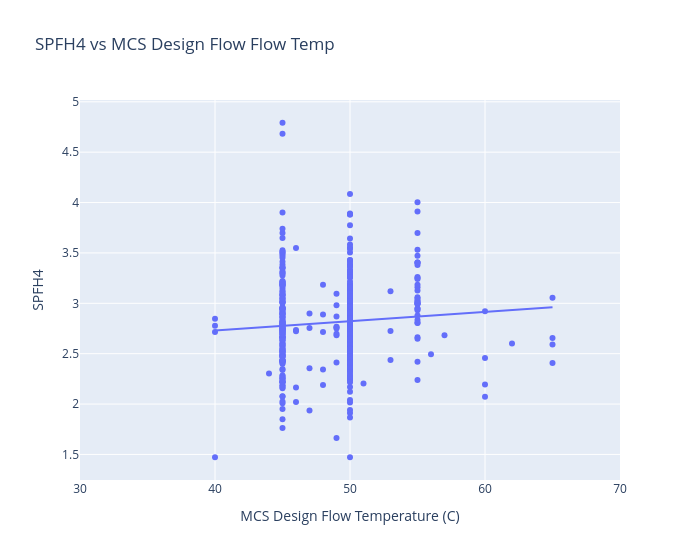

Source (notebook cell):
### Code cell
px.scatter(homes_with_features[homes_with_features["MCS_Flow_Temp"] > 0], x="MCS_Flow_Temp", y="SPFH4_selected_window", title = "SPFH4 vs MCS Design Flow Flow Temp",
           labels={
                     "MCS_Flow_Temp": "MCS Design Flow Temperature (C)",
                     "SPFH4_selected_window": "SPFH4",
                 }, trendline="ols", width=700, range_x=[30,70])

### Figure 1 — Plotly figure (JSON) as saved in the notebook; plotly's stock layout.template omitted (floating-point values rounded to 4 significant figures; data arrays with more than 128 entries replaced by an {"elided": "..."} marker saying what was removed)
{"data": [{"hovertemplate": "MCS Design Flow Temperature (C)=%{x}<br>SPFH4=%{y}<extra></extra>", "legendgroup": "", "marker": {"color": "#636efa", "symbol": "circle"}, "mode": "markers", "name": "", "orientation": "v", "showlegend": false, "type": "scatter", "x": {"elided": "412 int values"}, "xaxis": "x", "y": {"elided": "412 float values"}, "yaxis": "y"}, {"hovertemplate": "<b>OLS trendline</b><br>SPFH4_selected_window = 0.00928386 * MCS_Flow_Temp + 2.35773<br>R<sup>2</sup>=0.006608<br><br>MCS Design Flow Temperature (C)=%{x}<br>SPFH4=%{y} <b>(trend)</b><extra></extra>", "legendgroup": "", "marker": {"color": "#636efa", "symbol": "circle"}, "mode": "lines", "name": "", "showlegend": false, "type": "scatter", "x": {"elided": "412 int values"}, "xaxis": "x", "y": {"elided": "412 float values"}, "yaxis": "y"}], "layout": {"legend": {"tracegroupgap": 0}, "title": {"text": "SPFH4 vs MCS Design Flow Flow Temp"}, "width": 700, "xaxis": {"anchor": "y", "domain": [0, 1], "range": [30, 70], "title": {"text": "MCS Design Flow Temperature (C)"}}, "yaxis": {"anchor": "x", "domain": [0, 1], "title": {"text": "SPFH4"}}}}
